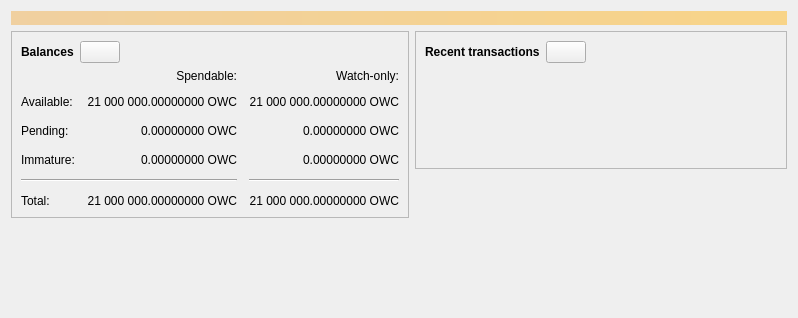
<?xml version="1.0" encoding="UTF-8"?>
<ui version="4.0">
 <class>OverviewPage</class>
 <widget class="QWidget" name="OverviewPage">
  <property name="geometry">
   <rect>
    <x>0</x>
    <y>0</y>
    <width>798</width>
    <height>318</height>
   </rect>
  </property>
  <property name="windowTitle">
   <string>Form</string>
  </property>
  <layout class="QVBoxLayout" name="topLayout">
   <item>
    <widget class="QLabel" name="labelAlerts">
     <property name="visible">
      <bool>false</bool>
     </property>
     <property name="styleSheet">
      <string notr="true">QLabel { background-color: qlineargradient(x1: 0, y1: 0, x2: 1, y2: 0, stop:0 #F0D0A0, stop:1 #F8D488); color:#000000; }</string>
     </property>
     <property name="wordWrap">
      <bool>true</bool>
     </property>
     <property name="margin">
      <number>3</number>
     </property>
     <property name="textInteractionFlags">
      <set>Qt::TextSelectableByMouse</set>
     </property>
    </widget>
   </item>
   <item>
    <layout class="QHBoxLayout" name="horizontalLayout" stretch="1,1">
     <item>
      <layout class="QVBoxLayout" name="verticalLayout_2">
       <item>
        <widget class="QFrame" name="frame">
         <property name="frameShape">
          <enum>QFrame::StyledPanel</enum>
         </property>
         <property name="frameShadow">
          <enum>QFrame::Raised</enum>
         </property>
         <layout class="QVBoxLayout" name="verticalLayout_4">
          <item>
           <layout class="QHBoxLayout" name="horizontalLayout_4">
            <item>
             <widget class="QLabel" name="label_5">
              <property name="font">
               <font>
                <weight>75</weight>
                <bold>true</bold>
               </font>
              </property>
              <property name="text">
               <string>Balances</string>
              </property>
             </widget>
            </item>
            <item>
             <widget class="QPushButton" name="labelWalletStatus">
              <property name="enabled">
               <bool>true</bool>
              </property>
              <property name="maximumSize">
               <size>
                <width>45</width>
                <height>16777215</height>
               </size>
              </property>
              <property name="toolTip">
               <string>The displayed information may be out of date. Your wallet automatically synchronizes with the OwnCrew network after a connection is established, but this process has not completed yet.</string>
              </property>
              <property name="text">
               <string/>
              </property>
              <property name="icon">
               <iconset resource="../owncrew.qrc">
                <normaloff>:/icons/warning</normaloff>
                <disabledoff>:/icons/warning</disabledoff>:/icons/warning</iconset>
              </property>
              <property name="iconSize">
               <size>
                <width>24</width>
                <height>24</height>
               </size>
              </property>
             </widget>
            </item>
            <item>
             <spacer name="horizontalSpacer_3">
              <property name="orientation">
               <enum>Qt::Horizontal</enum>
              </property>
              <property name="sizeHint" stdset="0">
               <size>
                <width>40</width>
                <height>20</height>
               </size>
              </property>
             </spacer>
            </item>
           </layout>
          </item>
          <item>
           <layout class="QGridLayout" name="gridLayout">
            <property name="spacing">
             <number>12</number>
            </property>
            <item row="2" column="2">
             <widget class="QLabel" name="labelWatchPending">
              <property name="cursor">
               <cursorShape>IBeamCursor</cursorShape>
              </property>
              <property name="toolTip">
               <string>Unconfirmed transactions to watch-only addresses</string>
              </property>
              <property name="text">
               <string notr="true">0.00000000 OWC</string>
              </property>
              <property name="alignment">
               <set>Qt::AlignRight|Qt::AlignTrailing|Qt::AlignVCenter</set>
              </property>
              <property name="textInteractionFlags">
               <set>Qt::LinksAccessibleByMouse|Qt::TextSelectableByKeyboard|Qt::TextSelectableByMouse</set>
              </property>
             </widget>
            </item>
            <item row="2" column="1">
             <widget class="QLabel" name="labelUnconfirmed">
              <property name="cursor">
               <cursorShape>IBeamCursor</cursorShape>
              </property>
              <property name="toolTip">
               <string>Total of transactions that have yet to be confirmed, and do not yet count toward the spendable balance</string>
              </property>
              <property name="text">
               <string notr="true">0.00000000 OWC</string>
              </property>
              <property name="alignment">
               <set>Qt::AlignRight|Qt::AlignTrailing|Qt::AlignVCenter</set>
              </property>
              <property name="textInteractionFlags">
               <set>Qt::LinksAccessibleByMouse|Qt::TextSelectableByKeyboard|Qt::TextSelectableByMouse</set>
              </property>
             </widget>
            </item>
            <item row="3" column="2">
             <widget class="QLabel" name="labelWatchImmature">
              <property name="cursor">
               <cursorShape>IBeamCursor</cursorShape>
              </property>
              <property name="toolTip">
               <string>Mined balance in watch-only addresses that has not yet matured</string>
              </property>
              <property name="text">
               <string notr="true">0.00000000 OWC</string>
              </property>
              <property name="alignment">
               <set>Qt::AlignRight|Qt::AlignTrailing|Qt::AlignVCenter</set>
              </property>
              <property name="textInteractionFlags">
               <set>Qt::LinksAccessibleByMouse|Qt::TextSelectableByKeyboard|Qt::TextSelectableByMouse</set>
              </property>
             </widget>
            </item>
            <item row="4" column="0" colspan="2">
             <widget class="Line" name="line">
              <property name="orientation">
               <enum>Qt::Horizontal</enum>
              </property>
             </widget>
            </item>
            <item row="4" column="2">
             <widget class="Line" name="lineWatchBalance">
              <property name="sizePolicy">
               <sizepolicy hsizetype="Preferred" vsizetype="Fixed">
                <horstretch>0</horstretch>
                <verstretch>0</verstretch>
               </sizepolicy>
              </property>
              <property name="minimumSize">
               <size>
                <width>140</width>
                <height>0</height>
               </size>
              </property>
              <property name="orientation">
               <enum>Qt::Horizontal</enum>
              </property>
             </widget>
            </item>
            <item row="5" column="0">
             <widget class="QLabel" name="labelTotalText">
              <property name="text">
               <string>Total:</string>
              </property>
             </widget>
            </item>
            <item row="3" column="1">
             <widget class="QLabel" name="labelImmature">
              <property name="cursor">
               <cursorShape>IBeamCursor</cursorShape>
              </property>
              <property name="toolTip">
               <string>Mined balance that has not yet matured</string>
              </property>
              <property name="text">
               <string notr="true">0.00000000 OWC</string>
              </property>
              <property name="alignment">
               <set>Qt::AlignRight|Qt::AlignTrailing|Qt::AlignVCenter</set>
              </property>
              <property name="textInteractionFlags">
               <set>Qt::LinksAccessibleByMouse|Qt::TextSelectableByKeyboard|Qt::TextSelectableByMouse</set>
              </property>
             </widget>
            </item>
            <item row="2" column="3">
             <spacer name="horizontalSpacer_2">
              <property name="orientation">
               <enum>Qt::Horizontal</enum>
              </property>
              <property name="sizeHint" stdset="0">
               <size>
                <width>40</width>
                <height>20</height>
               </size>
              </property>
             </spacer>
            </item>
            <item row="3" column="0">
             <widget class="QLabel" name="labelImmatureText">
              <property name="text">
               <string>Immature:</string>
              </property>
             </widget>
            </item>
            <item row="5" column="1">
             <widget class="QLabel" name="labelTotal">
              <property name="cursor">
               <cursorShape>IBeamCursor</cursorShape>
              </property>
              <property name="toolTip">
               <string>Your current total balance</string>
              </property>
              <property name="text">
               <string notr="true">21 000 000.00000000 OWC</string>
              </property>
              <property name="alignment">
               <set>Qt::AlignRight|Qt::AlignTrailing|Qt::AlignVCenter</set>
              </property>
              <property name="textInteractionFlags">
               <set>Qt::LinksAccessibleByMouse|Qt::TextSelectableByKeyboard|Qt::TextSelectableByMouse</set>
              </property>
             </widget>
            </item>
            <item row="5" column="2">
             <widget class="QLabel" name="labelWatchTotal">
              <property name="cursor">
               <cursorShape>IBeamCursor</cursorShape>
              </property>
              <property name="toolTip">
               <string>Current total balance in watch-only addresses</string>
              </property>
              <property name="text">
               <string notr="true">21 000 000.00000000 OWC</string>
              </property>
              <property name="alignment">
               <set>Qt::AlignRight|Qt::AlignTrailing|Qt::AlignVCenter</set>
              </property>
              <property name="textInteractionFlags">
               <set>Qt::LinksAccessibleByMouse|Qt::TextSelectableByKeyboard|Qt::TextSelectableByMouse</set>
              </property>
             </widget>
            </item>
            <item row="0" column="2">
             <widget class="QLabel" name="labelWatchonly">
              <property name="text">
               <string>Watch-only:</string>
              </property>
              <property name="alignment">
               <set>Qt::AlignRight|Qt::AlignTrailing|Qt::AlignVCenter</set>
              </property>
             </widget>
            </item>
            <item row="1" column="0">
             <widget class="QLabel" name="labelBalanceText">
              <property name="text">
               <string>Available:</string>
              </property>
             </widget>
            </item>
            <item row="1" column="1">
             <widget class="QLabel" name="labelBalance">
              <property name="cursor">
               <cursorShape>IBeamCursor</cursorShape>
              </property>
              <property name="toolTip">
               <string>Your current spendable balance</string>
              </property>
              <property name="text">
               <string notr="true">21 000 000.00000000 OWC</string>
              </property>
              <property name="alignment">
               <set>Qt::AlignRight|Qt::AlignTrailing|Qt::AlignVCenter</set>
              </property>
              <property name="textInteractionFlags">
               <set>Qt::LinksAccessibleByMouse|Qt::TextSelectableByKeyboard|Qt::TextSelectableByMouse</set>
              </property>
             </widget>
            </item>
            <item row="1" column="2">
             <widget class="QLabel" name="labelWatchAvailable">
              <property name="cursor">
               <cursorShape>IBeamCursor</cursorShape>
              </property>
              <property name="toolTip">
               <string>Your current balance in watch-only addresses</string>
              </property>
              <property name="text">
               <string notr="true">21 000 000.00000000 OWC</string>
              </property>
              <property name="alignment">
               <set>Qt::AlignRight|Qt::AlignTrailing|Qt::AlignVCenter</set>
              </property>
              <property name="textInteractionFlags">
               <set>Qt::LinksAccessibleByMouse|Qt::TextSelectableByKeyboard|Qt::TextSelectableByMouse</set>
              </property>
             </widget>
            </item>
            <item row="2" column="0">
             <widget class="QLabel" name="labelPendingText">
              <property name="text">
               <string>Pending:</string>
              </property>
             </widget>
            </item>
            <item row="0" column="1">
             <widget class="QLabel" name="labelSpendable">
              <property name="text">
               <string>Spendable:</string>
              </property>
              <property name="alignment">
               <set>Qt::AlignRight|Qt::AlignTrailing|Qt::AlignVCenter</set>
              </property>
             </widget>
            </item>
           </layout>
          </item>
         </layout>
        </widget>
       </item>
       <item>
        <spacer name="verticalSpacer">
         <property name="orientation">
          <enum>Qt::Vertical</enum>
         </property>
         <property name="sizeHint" stdset="0">
          <size>
           <width>20</width>
           <height>40</height>
          </size>
         </property>
        </spacer>
       </item>
      </layout>
     </item>
     <item>
      <layout class="QVBoxLayout" name="verticalLayout_3">
       <item>
        <widget class="QFrame" name="frame_2">
         <property name="frameShape">
          <enum>QFrame::StyledPanel</enum>
         </property>
         <property name="frameShadow">
          <enum>QFrame::Raised</enum>
         </property>
         <layout class="QVBoxLayout" name="verticalLayout">
          <item>
           <layout class="QHBoxLayout" name="horizontalLayout_2">
            <item>
             <widget class="QLabel" name="label_4">
              <property name="font">
               <font>
                <weight>75</weight>
                <bold>true</bold>
               </font>
              </property>
              <property name="text">
               <string>Recent transactions</string>
              </property>
             </widget>
            </item>
            <item>
             <widget class="QPushButton" name="labelTransactionsStatus">
              <property name="enabled">
               <bool>true</bool>
              </property>
              <property name="maximumSize">
               <size>
                <width>45</width>
                <height>16777215</height>
               </size>
              </property>
              <property name="toolTip">
               <string>The displayed information may be out of date. Your wallet automatically synchronizes with the OwnCrew network after a connection is established, but this process has not completed yet.</string>
              </property>
              <property name="text">
               <string/>
              </property>
              <property name="icon">
               <iconset resource="../owncrew.qrc">
                <normaloff>:/icons/warning</normaloff>
                <disabledoff>:/icons/warning</disabledoff>:/icons/warning</iconset>
              </property>
              <property name="iconSize">
               <size>
                <width>24</width>
                <height>24</height>
               </size>
              </property>
             </widget>
            </item>
            <item>
             <spacer name="horizontalSpacer">
              <property name="orientation">
               <enum>Qt::Horizontal</enum>
              </property>
              <property name="sizeHint" stdset="0">
               <size>
                <width>40</width>
                <height>20</height>
               </size>
              </property>
             </spacer>
            </item>
           </layout>
          </item>
          <item>
           <widget class="TransactionOverviewWidget" name="listTransactions">
            <property name="styleSheet">
             <string notr="true">QListView { background: transparent; }</string>
            </property>
            <property name="frameShape">
             <enum>QFrame::NoFrame</enum>
            </property>
            <property name="verticalScrollBarPolicy">
             <enum>Qt::ScrollBarAlwaysOff</enum>
            </property>
            <property name="horizontalScrollBarPolicy">
             <enum>Qt::ScrollBarAlwaysOff</enum>
            </property>
            <property name="sizeAdjustPolicy">
             <enum>QAbstractScrollArea::AdjustToContents</enum>
            </property>
            <property name="selectionMode">
             <enum>QAbstractItemView::NoSelection</enum>
            </property>
            <property name="uniformItemSizes">
             <bool>true</bool>
            </property>
           </widget>
          </item>
         </layout>
        </widget>
       </item>
       <item>
        <spacer name="verticalSpacer_2">
         <property name="orientation">
          <enum>Qt::Vertical</enum>
         </property>
         <property name="sizeHint" stdset="0">
          <size>
           <width>20</width>
           <height>40</height>
          </size>
         </property>
        </spacer>
       </item>
      </layout>
     </item>
    </layout>
   </item>
  </layout>
 </widget>
 <customwidgets>
  <customwidget>
   <class>TransactionOverviewWidget</class>
   <extends>QListView</extends>
   <header>qt/transactionoverviewwidget.h</header>
  </customwidget>
 </customwidgets>
 <resources/>
 <connections/>
</ui>
